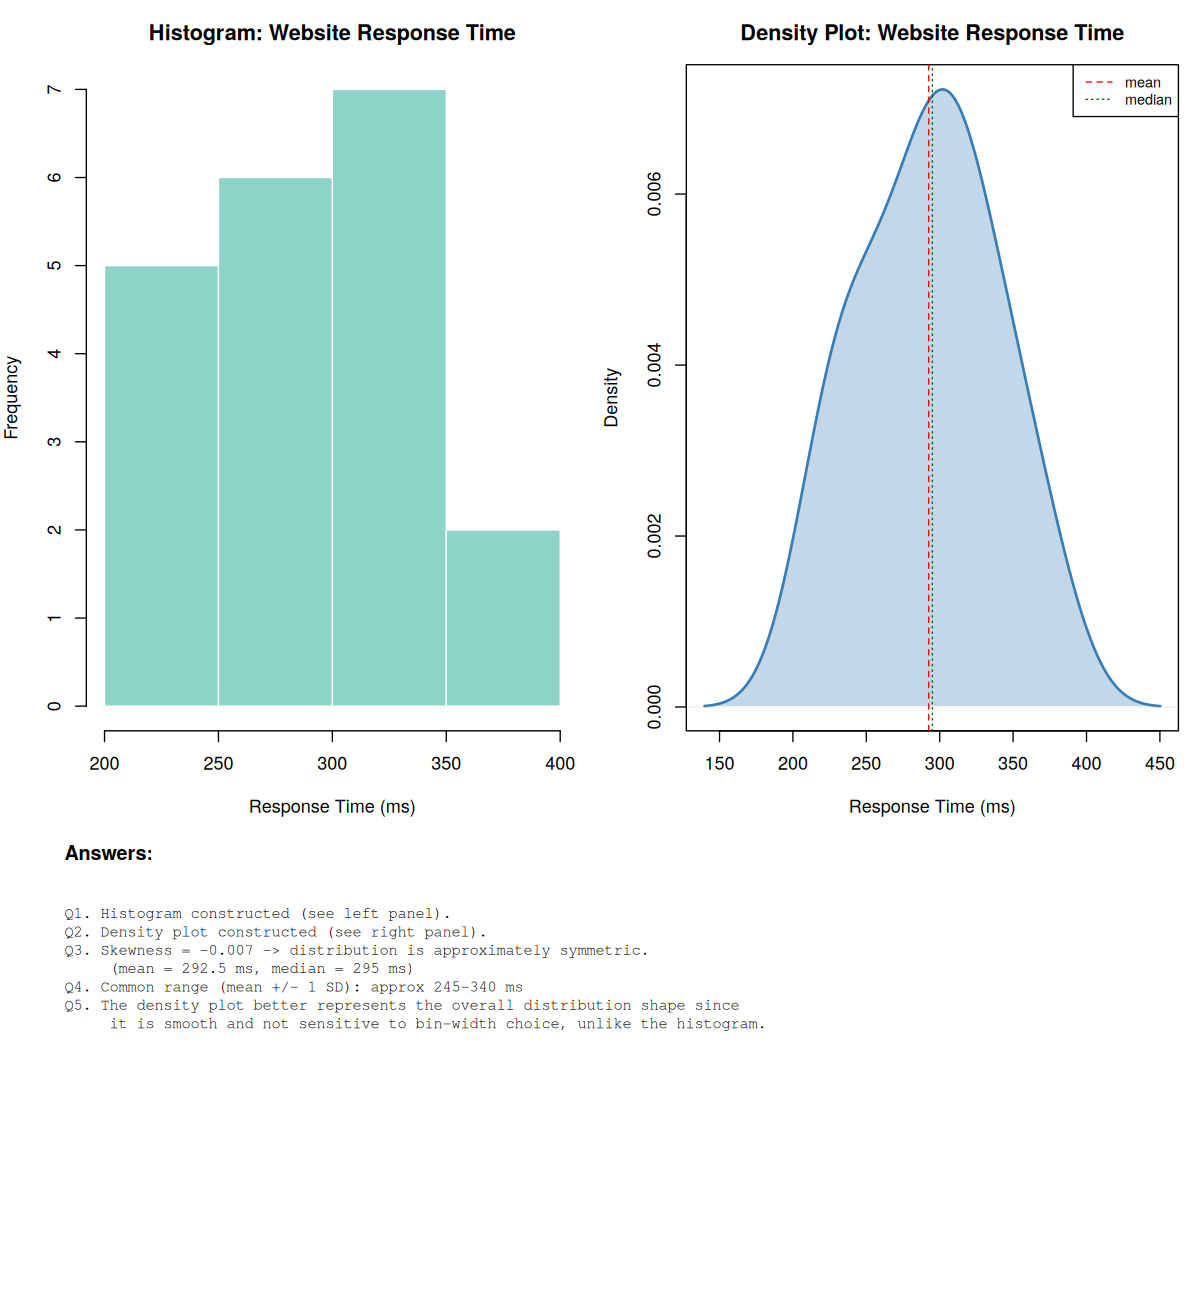

Source code (R):
# Activity 3: Histogram & Density Plot - Website Response Time

x <- c(210,225,230,240,250,260,270,280,285,290,300,305,310,315,320,330,340,350,360,380)

# skewness (Fisher-Pearson coefficient, sample)
skewness <- function(v) {
  n <- length(v)
  m <- mean(v)
  s <- sd(v)
  (sum((v - m)^3) / n) / (s^3)
}
skew_val <- round(skewness(x), 3)
skew_desc <- if (skew_val > 0.1) "right (positively) skewed" else if (skew_val < -0.1) "left (negatively) skewed" else "approximately symmetric"

mean_x <- round(mean(x), 1)
median_x <- round(median(x), 1)
sd_x <- round(sd(x), 1)
common_low <- round(mean_x - sd_x)
common_high <- round(mean_x + sd_x)

answers <- c(
  "Q1. Histogram constructed (see left panel).",
  "Q2. Density plot constructed (see right panel).",
  paste0("Q3. Skewness = ", skew_val, " -> distribution is ", skew_desc, "."),
  paste0("     (mean = ", mean_x, " ms, median = ", median_x, " ms)"),
  paste0("Q4. Common range (mean +/- 1 SD): approx ", common_low, "-", common_high, " ms"),
  "Q5. The density plot better represents the overall distribution shape since",
  "     it is smooth and not sensitive to bin-width choice, unlike the histogram."
)

png("activity3_histogram_density.png", width = 1200, height = 1300, res = 130)
layout(matrix(c(1,2,3,3), nrow = 2, byrow = TRUE), heights = c(2.2, 1.3))

par(mar = c(4, 4, 3, 1))
hist(x, breaks = 6, col = "#8dd3c7", border = "white",
     main = "Histogram: Website Response Time", xlab = "Response Time (ms)")

par(mar = c(4, 4, 3, 1))
d <- density(x)
plot(d, main = "Density Plot: Website Response Time", xlab = "Response Time (ms)",
     col = "#377eb8", lwd = 2)
polygon(d, col = adjustcolor("#377eb8", alpha.f = 0.3), border = NA)
abline(v = mean_x, col = "red", lty = 2)
abline(v = median_x, col = "darkgreen", lty = 3)
legend("topright", legend = c("mean", "median"), col = c("red", "darkgreen"), lty = c(2,3), cex = 0.8)

par(mar = c(0.5, 1, 0.5, 1))
plot.new()
text(0, 1, "Answers:", adj = c(0, 1), font = 2, cex = 1.1)
text(0, 0.85, paste(answers, collapse = "\n"), adj = c(0, 1), cex = 0.85, family = "mono")
dev.off()
cat("done\n")
